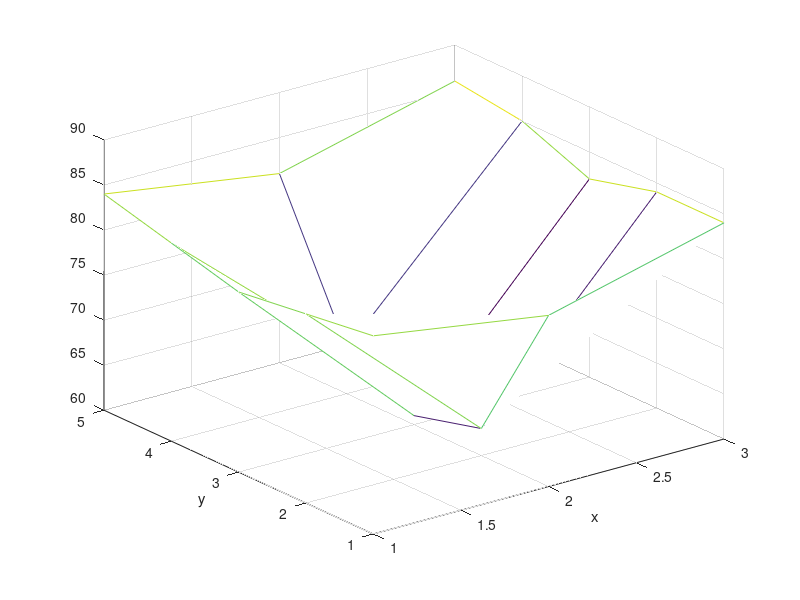
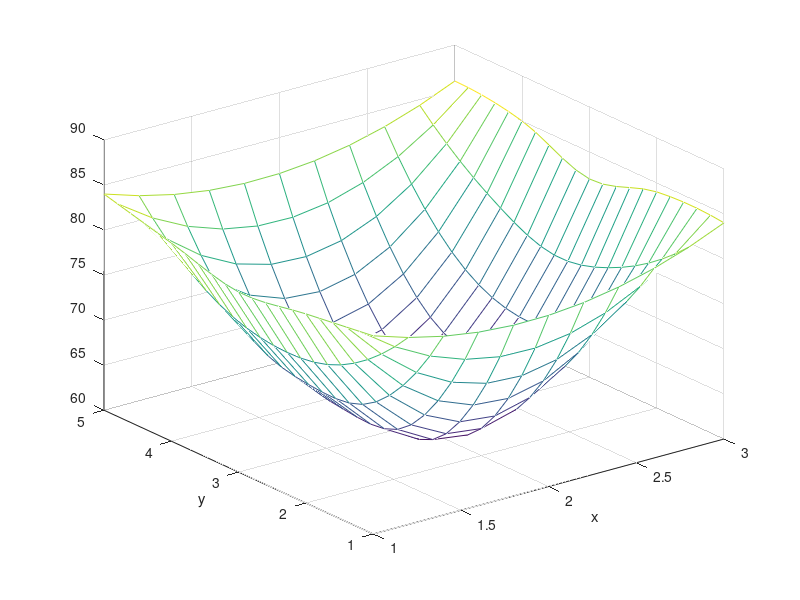

Recreate these plots in MATLAB, in order.
clc;clear;
x=1:3;
y=1:5;
temps=[82    79    84
    81    63    84
    80    61    82
    82    65    85
    84    81    86]
[x,y]=meshgrid(x,y);
figure(1);
mesh(x,y,temps);
xlabel('x');
ylabel('y');

figure(2);
xi=1:0.2:3;
yi=1:0.2:5;
[xi,yi]=meshgrid(xi,yi);
zi=interp2(x,y,temps,xi,yi,'cubic');
mesh(xi,yi,zi);
xlabel('x');
ylabel('y');
